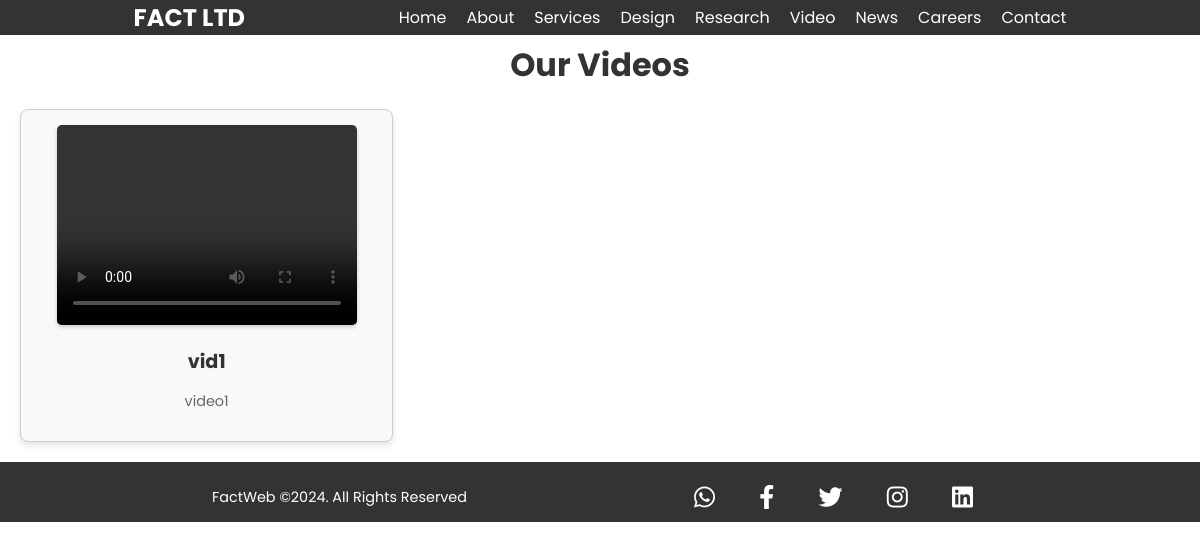
The app's page /video/, older data.
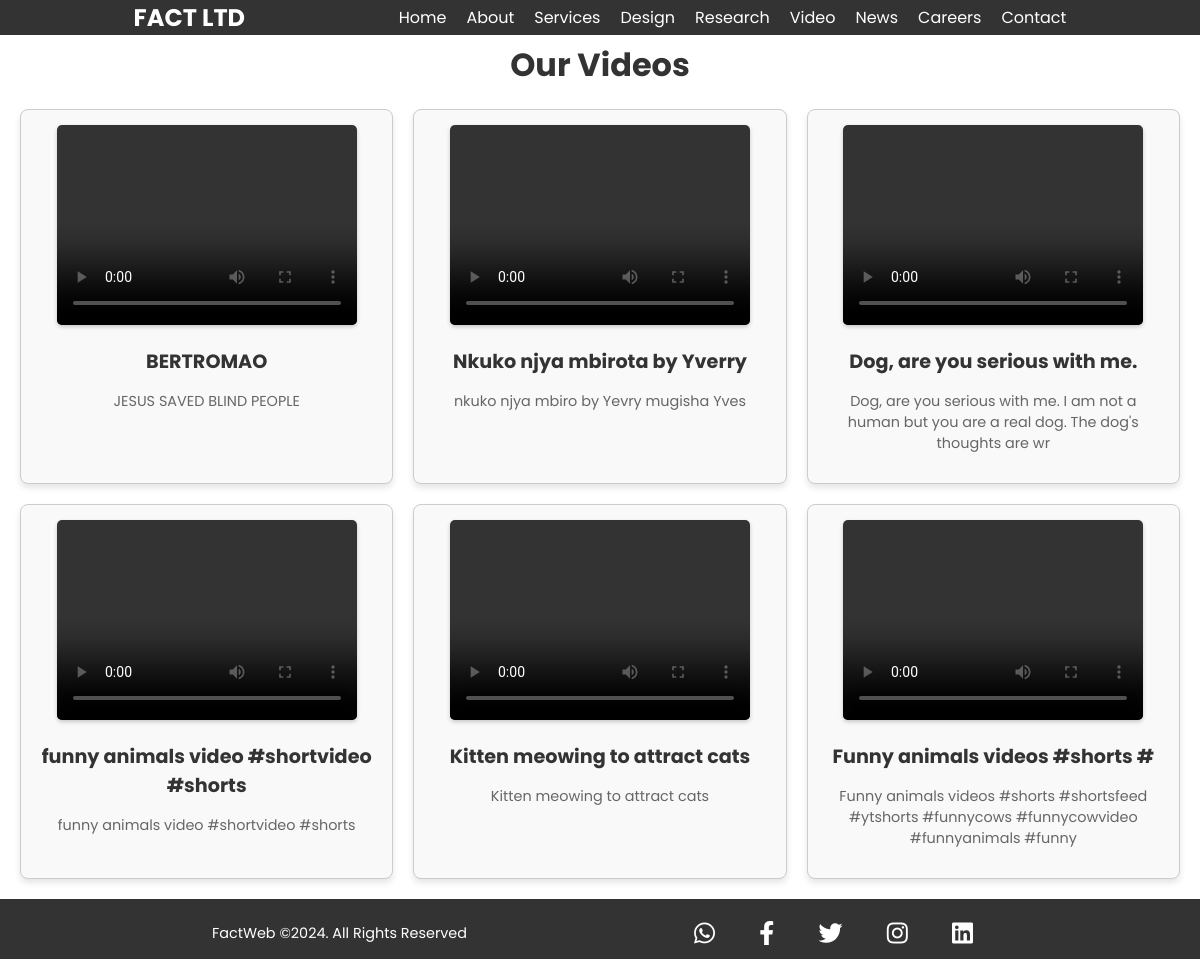
The same page, newer data.
### FactWebApp/models.py (models this page shows, shortened)
class Video(models.Model):
    video_file = models.FileField(upload_to='videos/') # Upload path for videos
    title = models.CharField(max_length=100)
    description = models.TextField(blank=True)
    uploaded_at = models.DateTimeField(auto_now_add=True)

### FactWebApp/views.py (the view)
# urls.py: path('video/', views.video, name='video'),
def video(request):
    videos = Video.objects.all()  # Fetch all videos from the database
    return render(request, 'FactWebApp/video.html', {'videos': videos})

### FactWebApp/templates/FactWebApp/video.html (shortened to what this page needs)
{% extends 'base.html' %}
{% load static %}
{% block content %}
<div class="videos-container">
    <h1>Our Videos</h1>
    <div class="video-grid">
        {% for video in videos %}
        <div class="video-item">
            <video controls>
                <source src="{{ video.video_file.url }}" type="video/mp4">
            </video>
            <h3>{{ video.title }}</h3>
            <p>{{ video.description }}</p>
        </div>
        {% empty %}
        <p>No videos available at the moment.</p>
        {% endfor %}
    </div>
</div>
{% endblock %}
{% block extrastyles %}
<link rel="stylesheet" type="text/css" href="{% static 'FactWebApp/css/video.css' %}">
{% endblock %}

Row changes from the older to the newer data that the page shows:
changed Video: title "vid1" → "BERTROMAO"; description "video1" → "JESUS SAVED BLIND PEOPLE"
added Video: title "Nkuko njya mbirota by Yverry", description "nkuko njya mbiro by Yevry mugisha Yves"
added Video: title "Dog, are you serious with me.", description "Dog, are you serious with me. I am not a human but you are a real dog. The dog's thoughts are wr"
added Video: title "funny animals video #shortvideo #shorts", description "funny animals video #shortvideo #shorts"
added Video: title "Kitten meowing to attract cats", description "Kitten meowing to attract cats"
added Video: title "Funny animals videos #shorts #", description "Funny animals videos #shorts #shortsfeed #ytshorts #funnycows #funnycowvideo #funnyanimals #funny"
